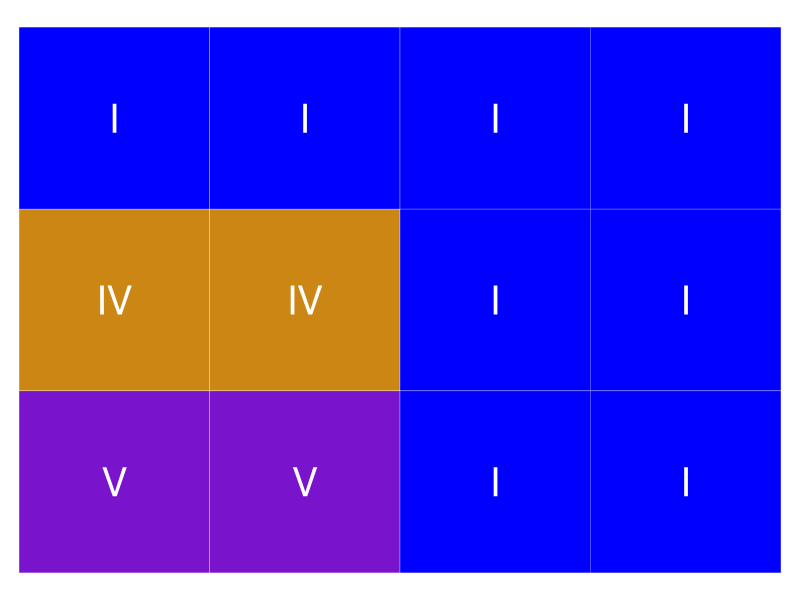
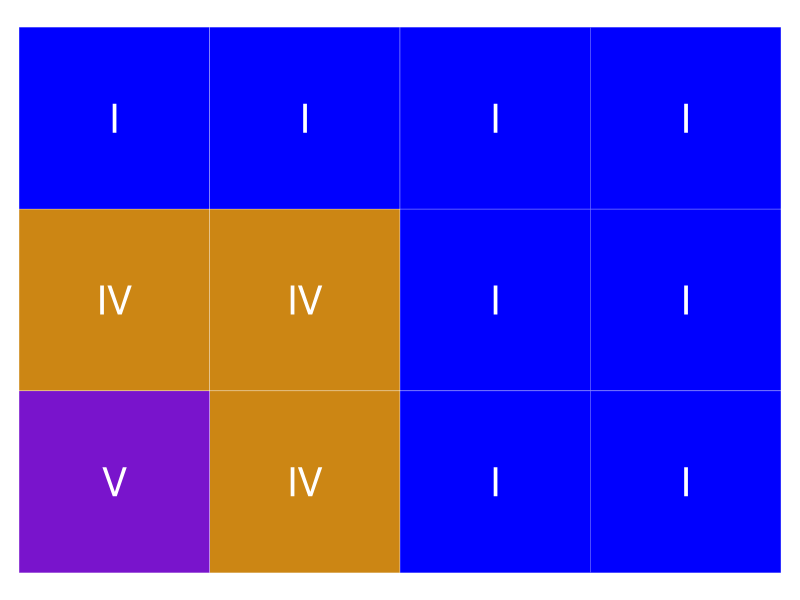
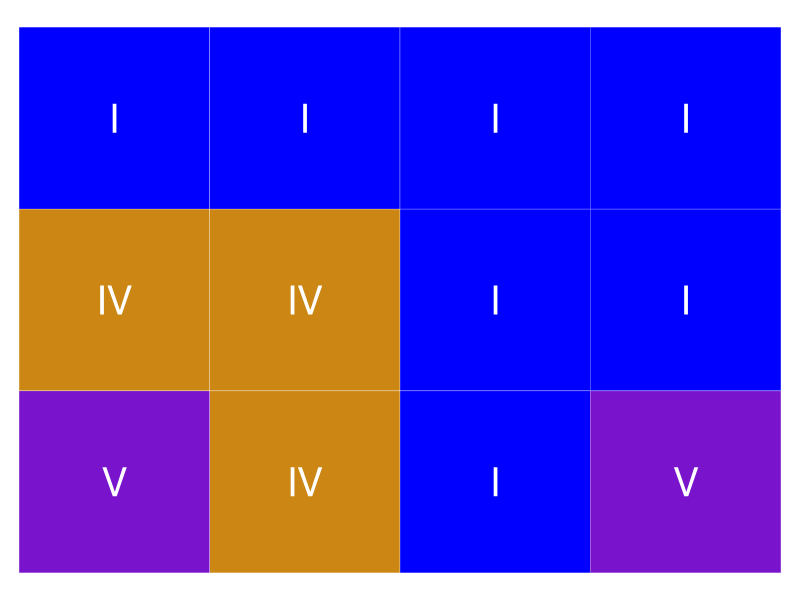
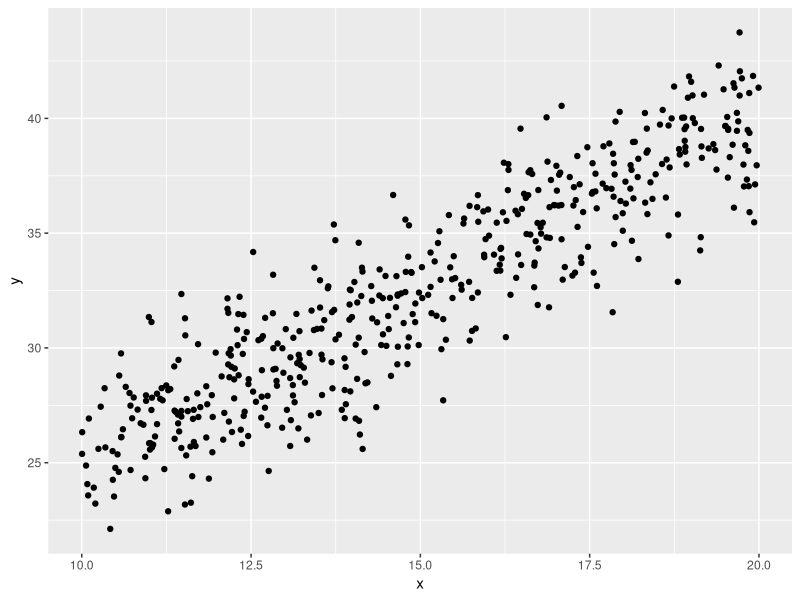
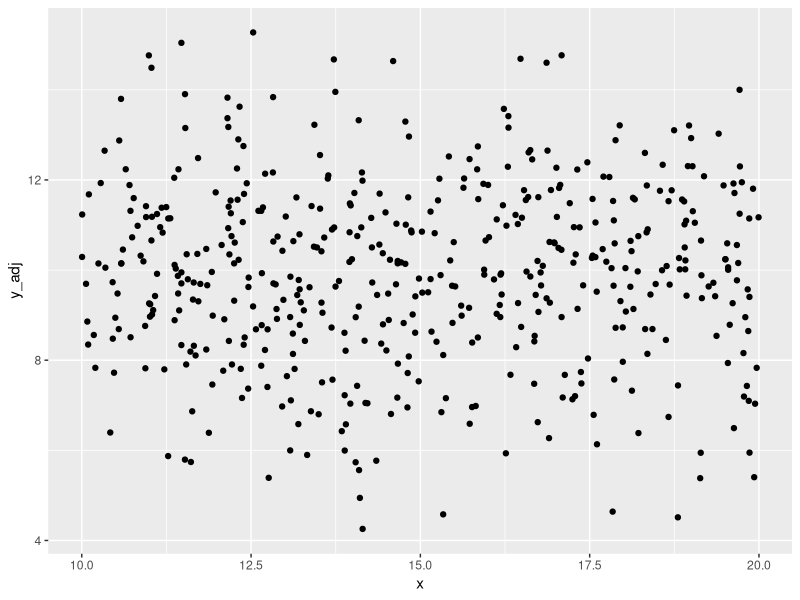
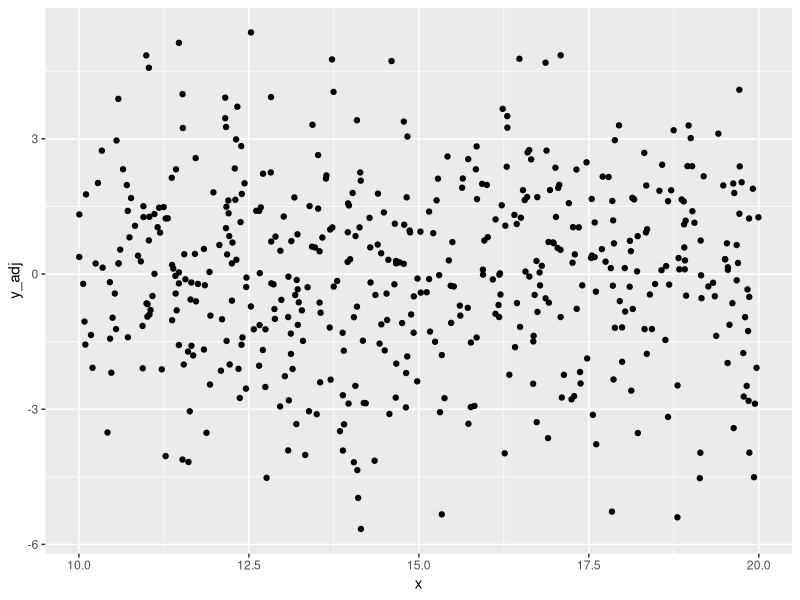
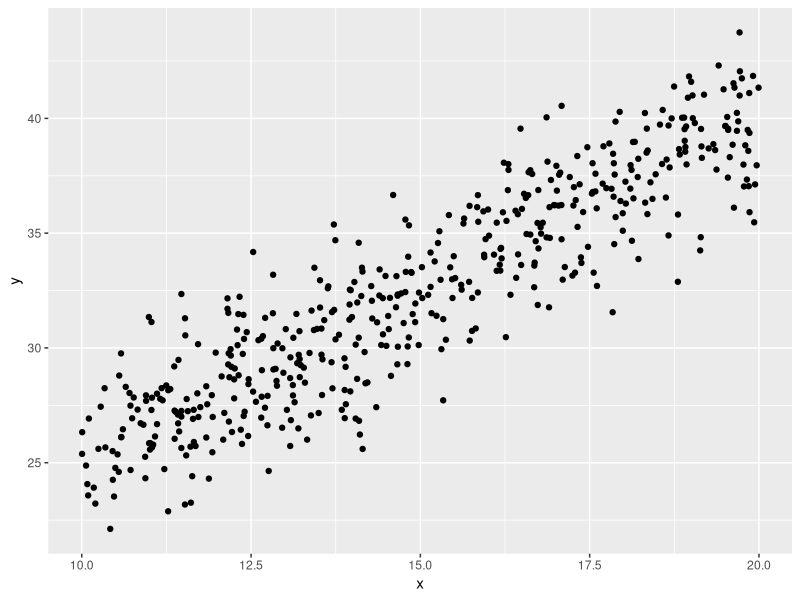
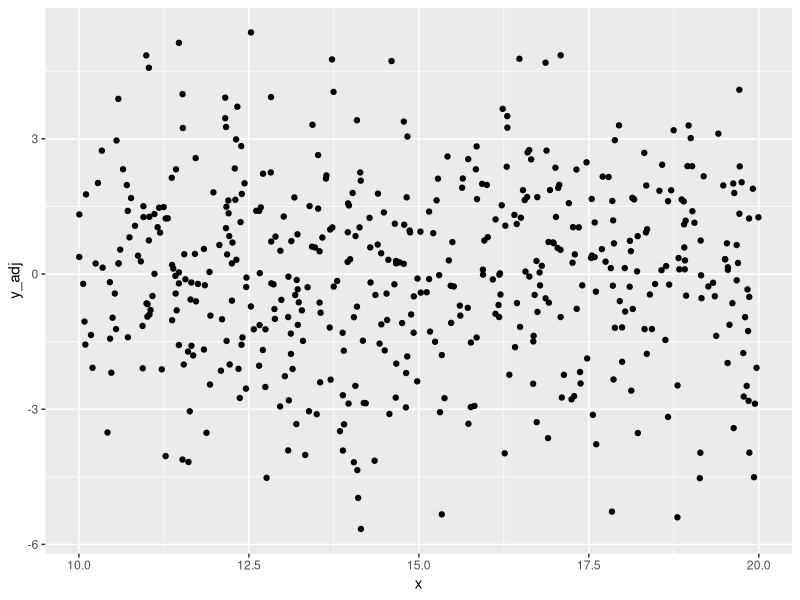

Recreate these plots in R, in order.
## ---- chunk 1
library(tidyverse)
knitr::opts_chunk$set(
  echo = FALSE
  , message = FALSE
)
## ---- chunk 2
munge_blues <- function(tbl) {
  tbl %>% 
    tidyr::gather(bar, chord, -row) %>% 
    mutate(bar = gsub('bar_', "", bar))
}

plt_blues <- function(tbl) {
  tbl %>% 
    ggplot(aes(bar, row)) +
    geom_tile(aes(fill = chord), color = 'white') + 
    geom_text(aes(label = chord), color = 'white', size = 10) +
    theme_void() + 
    theme(
      legend.position = 'none'
    ) +
    scale_y_reverse() +
    scale_fill_manual(values = c('#0000FF', '#CC8614', '#7914CC'))
}
## ---- chunk 3
tbl_blues <- tribble(
  ~row, ~bar_1, ~bar_2, ~bar_3, ~bar_4
  , 1 , 'I', 'I', 'I', 'I'
  , 2 , 'IV', 'IV', 'I', 'I'
  , 3 , 'V', 'V', 'I', 'I'
) %>% 
  munge_blues()
tbl_blues %>% 
  plt_blues()
## ---- chunk 4
tribble(
  ~row, ~bar_1, ~bar_2, ~bar_3, ~bar_4
  , 1 , 'I', 'I', 'I', 'I'
  , 2 , 'IV', 'IV', 'I', 'I'
  , 3 , 'V', 'IV', 'I', 'I'
) %>% 
  munge_blues() %>% 
  plt_blues()
## ---- chunk 5
tribble(
  ~row, ~bar_1, ~bar_2, ~bar_3, ~bar_4
  , 1 , 'I', 'I', 'I', 'I'
  , 2 , 'IV', 'IV', 'I', 'I'
  , 3 , 'V', 'IV', 'I', 'V'
) %>% 
  munge_blues() %>% 
  plt_blues()
## ---- chunk 6
set.seed(123)
sims <- 500
b_0 <- 10
b_1 <- 1.5
tbl_linear <- tibble(
    x = runif(sims, 10, 20)
  , e = rnorm(sims, 0, 2) 
) %>% 
  mutate(
    y = b_0 + b_1 * x + e
  )
## ---- chunk 7
tbl_linear %>% 
  ggplot(aes(x, y)) + 
  geom_point()
## ---- chunk 8
eval_epsilon <- function(parms) {
  est_epsilon <- tbl_linear %>% 
    mutate(est_epsilon = y - parms[1] - parms[2] * x) %>% 
    pull(est_epsilon)
  est_epsilon^2  %>% mean()
}

fits <- optim(
    par = c(10, 1.5)
  , eval_epsilon
)
fits

eval_epsilon(fits$par)
## ---- chunk 9
fit <- lm(y ~ 1 + x, data = tbl_linear)
b_0_fit <- coef(fit)[1]
b_1_fit <- coef(fit)[2]
tbl_linear <- tbl_linear %>% 
  mutate(
    y_adj = y - b_1_fit * x
  )
## ---- chunk 10
tbl_linear %>% 
  ggplot(aes(x, y_adj)) + 
  geom_point()
## ---- chunk 11
tbl_linear <- tbl_linear %>% 
  mutate(
      y_adj = y_adj - b_0_fit
    , y_adj_2 = y - b_0 - b_1 * x
  )

tbl_linear %>% 
  ggplot(aes(x, y_adj)) + 
  geom_point()
## ---- chunk 12
tbl_linear %>% 
  ggplot(aes(x, y)) + 
  geom_point()
## ---- chunk 13
tbl_linear %>% 
  ggplot(aes(x, y_adj)) + 
  geom_point()
## ---- chunk 14
tbl_logistic <- tibble( 
    e = rlogis(sims)
  , x = runif(sims, -10, 10)
) %>% 
  mutate(
      latent = b_0 + b_1 * x + e
    , y = as.integer(latent > 0)
  )
## ---- chunk 15
tbl_logistic %>% 
  ggplot(aes(x, y)) + 
  geom_point()
## ---- chunk 16
tbl_logistic %>% 
  ggplot(aes(x, y)) + 
  geom_point() + 
  geom_smooth(method = glm,  method.args = list(family = "binomial"))
## ---- chunk 17
fit_logistic <- glm(
  y ~ 1 + x
  , data = tbl_logistic
  , family = binomial
)
## ---- chunk 18
summary(fit_logistic)
## ---- chunk 19
sims <- 5e3
tbl_poisson <- tibble(
  x = sample(100:1000, size = sims, replace = TRUE)
) %>% 
  mutate(
      eta = b_0 + b_1 * x 
    , y = rpois(sims, eta)
  )
## ---- chunk 20
tbl_poisson %>% 
  ggplot(aes(x, y)) +
  geom_hex()
## ---- chunk 21
fit <- glm(y ~ 1 + x, data = tbl_poisson, family=poisson(link='identity'))
summary(fit)
